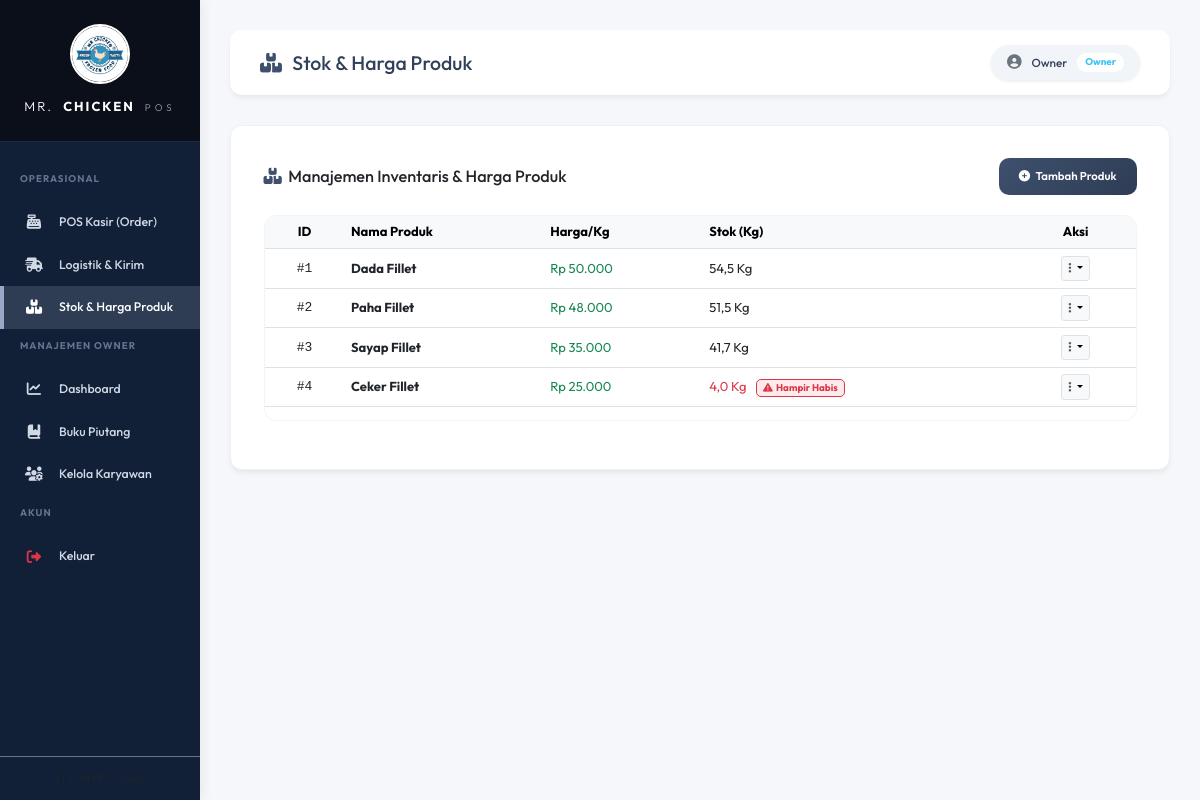
Page /index.php?page=produk (signed in) on the earlier database version.
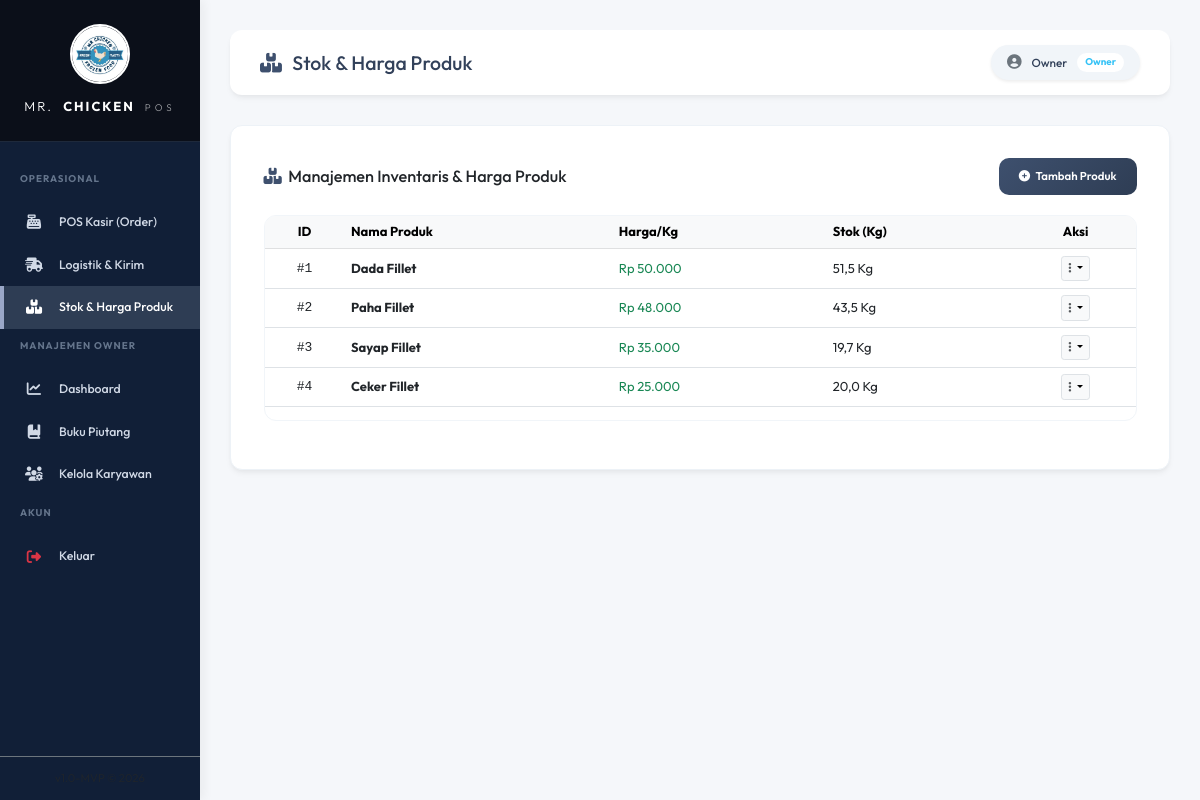
Same page on the later database version.
### tables this page shows
CREATE TABLE IF NOT EXISTS `stok` (
  `id_stok` int NOT NULL AUTO_INCREMENT,
  `id_produk` int NOT NULL,
  `jumlah_kg` decimal(7,2) NOT NULL DEFAULT '0.00',
  PRIMARY KEY (`id_stok`),
  KEY `id_produk` (`id_produk`),
  CONSTRAINT `stok_ibfk_1` FOREIGN KEY (`id_produk`) REFERENCES `produk` (`id_produk`) ON DELETE CASCADE
);

CREATE TABLE IF NOT EXISTS `produk` (
  `id_produk` int NOT NULL AUTO_INCREMENT,
  `nama_produk` varchar(100) NOT NULL,
  `harga_per_kg` int NOT NULL,
  `satuan` varchar(10) DEFAULT 'Kg',
  PRIMARY KEY (`id_produk`)
);

### controllers/ProdukController.php (called while the page is built, shortened)
<?php
require_once 'models/Produk.php';
class ProdukController extends Controller {
    private Produk $produkModel;
    public function __construct(PDO $db) {
        $this->produkModel = new Produk($db);
    }
    public function index(): void {
        $data['produk'] = $this->produkModel->getAll();
        $this->view('produk/index', $data);
    }
}

### models/produk.php (called while the page is built, shortened)
<?php
class Produk {
    private PDO $conn;
    private string $table_name = "produk";
    public function __construct(PDO $db) {
        $this->conn = $db;
    }
    public function getAll(): array {
        $query = "SELECT p.*, s.jumlah_kg, s.jumlah_kg AS stok_kg FROM " . $this->table_name . " p
                  LEFT JOIN stok s ON p.id_produk = s.id_produk
                  ORDER BY p.id_produk ASC";
        $stmt = $this->conn->prepare($query);
        $stmt->execute();
        return $stmt->fetchAll();
    }
}

### views/produk/index.php (the view, shortened to what this page needs)
<?php
require_once 'views/templates/header.php';
$isOwner = (isset($_SESSION['role']) && $_SESSION['role'] === 'Owner');
?>
<div class="card premium-card p-4 mb-4" id="tabel-produk">
    <div class="card-body">
        <div class="d-flex justify-content-between align-items-center mb-4">
            <h5 class="card-title font-weight-bold m-0"><i class="fa-solid fa-boxes-stacked text-orange me-2"></i>Manajemen Inventaris & Harga Produk</h5>
            <?php if ($isOwner): ?>
                <button class="btn btn-premium btn-sm" data-bs-toggle="modal" data-bs-target="#modalTambahProduk">
                    <i class="fa-solid fa-circle-plus me-1"></i> Tambah Produk
                </button>
            <?php endif; ?>
        </div>
        <div class="table-responsive table-responsive-scroll">
            <table class="table table-hover align-middle">
                <thead class="table-light">
                    <tr>
                        <th width="80" class="text-center d-none d-sm-table-cell">ID</th>
                        <th>Nama Produk</th>
                        <th class="d-none d-md-table-cell">Harga/Kg</th>
                        <th>Stok (Kg)</th>
                        <?php if ($isOwner): ?>
                            <th class="text-center" width="120">Aksi</th>
                        <?php endif; ?>
                    </tr>
                </thead>
                <tbody>
                    <?php if (empty($produk)): ?>
                        <tr>
                            <td colspan="<?= $isOwner ? '5' : '4' ?>" class="text-center py-5 text-muted">
                                <i class="fa-solid fa-box-open fa-3x mb-3 text-light"></i>
                                <p>Belum ada data produk di sistem.</p>
                            </td>
                        </tr>
                    <?php else:
                        foreach ($produk as $p):
                        ?>
                            <tr>
                                <td class="text-center font-monospace font-weight-bold d-none d-sm-table-cell">#<?= $p->id_produk ?></td>
                                <td>
                                    <strong><?= htmlspecialchars($p->nama_produk) ?></strong>
                                </td>
                                <td class="font-weight-bold text-success d-none d-md-table-cell">Rp <?= number_format($p->harga_per_kg, 0, ',', '.') ?></td>
                                <td>
                                    <span class="font-weight-bold <?= $p->stok_kg <= 10 ? 'text-danger' : 'text-dark' ?>">
                                        <?= number_format($p->stok_kg, 1, ',', '.') ?> Kg
                                    </span>
                                    <?php if ($p->stok_kg <= 10): ?>
                                        <span class="badge bg-danger bg-opacity-10 text-danger border border-danger ms-2"><i class="fa-solid fa-triangle-exclamation me-1"></i>Hampir Habis</span>
                                    <?php endif; ?>
                                </td>
                                <?php if ($isOwner): ?>
                                    <td class="text-center">
                                        <div class="dropdown d-inline-block">
                                            <button class="btn btn-sm btn-light border dropdown-toggle dropdown-btn-compact" type="button" data-bs-toggle="dropdown" data-bs-popper-config='{"strategy":"fixed"}' aria-expanded="false">
                                                <i class="fa-solid fa-ellipsis-vertical text-muted"></i>
                                            </button>
                                        </div>
                                    </td>
                                <?php endif; ?>
                            </tr>
                        <?php endforeach; ?>
                    <?php endif; ?>
                </tbody>
            </table>
        </div>
    </div>
</div>
<?php
require_once 'views/templates/footer.php';
?>

Differences in the rows shown:
changed stok "Dada Fillet": jumlah_kg "54,5" → "51,5"
changed stok "Paha Fillet": jumlah_kg "51,5" → "43,5"
changed stok "Sayap Fillet": jumlah_kg "41,7" → "19,7"
changed stok "Ceker Fillet": jumlah_kg "4,0" → "20,0"; no longer shows "Hampir Habis"
